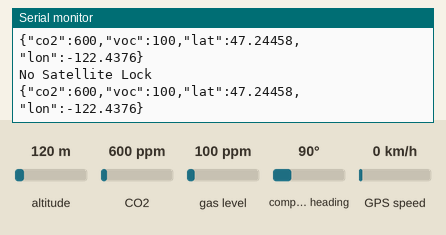
This sketch was run on a simulated Arduino Mega 2560, built with avr-gcc and run on an emulated ATmega2560. Parts: the last lines printed to the serial monitor. Inputs (shaded band) come from the test bench; at power-on: CO2 600 ppm, gas level 100 ppm, altitude 120 m, compass heading 90°, GPS speed 0 km/h. The GPS gets a fix after 3 s at 37.7749, -122.4194 with 8 satellites.

Above: at 1.2 s.
1.3 s: CO2 set to 452 ppm
At 3.9 s:
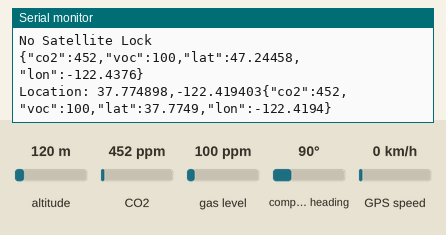
5.4 s: gas level set to 20 ppm
At 6.7 s:
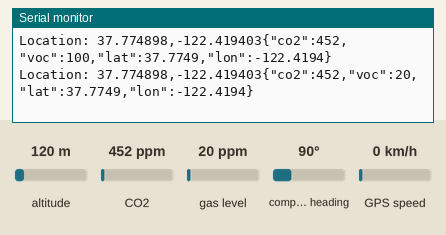
6.9 s: CO2 set to 1050 ppm
At 7.8 s:
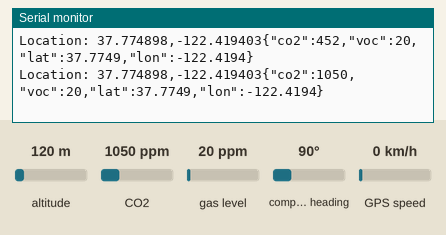

Measured:
- after the input at 1.3 s, the serial monitor: prints a new line after 0.76 s (image 1)
- after the input at 5.4 s, the serial monitor: prints a new line after 0.78 s (image 2)
- after the input at 6.9 s, the serial monitor: prints a new line after 0.31 s (image 3)

The sketch:

Linkit_Sensor_GPS.ino
```cpp
#include <TinyGPS++.h>
#include <SoftwareSerial.h>
#include <SparkFunCCS811.h>
#include <ArduinoJson.h>

#define CCS811_ADDR 0x5B //Default I2C Address
/*This sample sketch demonstrates the normal use of a TinyGPS++ (TinyGPSPlus) object.
It requires the use of SoftwareSerial, and assumes that you have a 9600-baud serial
GPS device hooked up on pins 9(rx) and 10(tx).*/

/*
 *  Version 1.0 of the Sensor Unit Sketch
 *
 *  Authors : David Hudson, David Vercillo
 *
 *  This sketch is designed to read from 2 sensors
 *  the SparkFunCCS811 and the SparkFun GPS module
 *  the data is then sent to the serial port of the
 *  linkit smart duo mpu for further data processing
 *  and data publishing.
 *
 */

// Serial Configuration
static const int RXPin = 9, TXPin = 10;
static const uint32_t GPSBaud = 9600;

// The TinyGPS++ object
TinyGPSPlus gps;

// The serial connection to the GPS device
SoftwareSerial ss(RXPin, TXPin);

// Air Quality Sensor Object
CCS811 myCCS811(CCS811_ADDR);

// Global lat and lon.
double latitude;
double longitude;

void setup(){
  Serial.begin(115200);
  myCCS811.begin();
  ss.begin(GPSBaud);
  pinMode(RXPin, INPUT);
  pinMode(TXPin, OUTPUT);
  Serial1.begin(57600); // Send Data for Linkit
}

void loop() {
  // This sketch displays information every time a new sentence is correctly encoded.
  while (ss.available() > 0)
    if (gps.encode(ss.read()))
      displayInfo();
  if (millis() > 5000 && gps.charsProcessed() < 10) {
    Serial.println(F("No GPS detected: check wiring."));
    while(true);
  }
}

void displayInfo() {
  if (gps.location.isValid()) {
    Serial.print(F("Location: "));
    latitude = gps.location.lat();
    longitude = gps.location.lng();
    Serial.print(gps.location.lat(), 6);
    Serial.print(F(","));
    Serial.print(gps.location.lng(), 6);
    Sensor();
    delay(1000);
  }
  else {
    Serial.print(F("No Satellite Lock"));
    Serial.println();
    latitude = 47.244580;
    longitude = -122.437618;
    Sensor();
    delay(1000);
  }
  Serial.println();
}
void Sensor() {
if (myCCS811.dataAvailable()) {
    StaticJsonBuffer<200> jsonBuffer;
    JsonObject& root = jsonBuffer.createObject();
    myCCS811.readAlgorithmResults();
    String data="";
    root["co2"] = myCCS811.getCO2();
    root["voc"] = myCCS811.getTVOC();
    root["lat"] = latitude;
    root["lon"] = longitude;
    root.printTo(data);
    Serial.println(data);
    Serial1.println(data);
  }
  else if ( myCCS811.checkForStatusError() ) {
    while (1) {
      Serial.println(F("Error"));
      Serial1.println(F("Error"));
    }
  }
}
```
